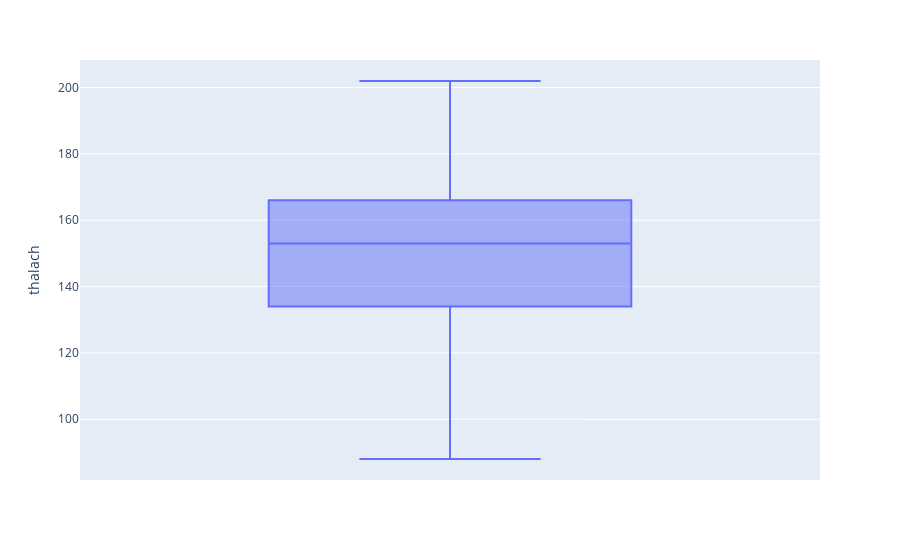

The code cell stored with this chart in its notebook:
### Code cell
fig = px.box(subset, y='thalach', )
fig.show()

### Figure 1 — Plotly figure (JSON) as saved in the notebook; plotly's stock layout.template omitted (floating-point values rounded to 4 significant figures; data arrays with more than 128 entries replaced by an {"elided": "..."} marker saying what was removed)
{"data": [{"alignmentgroup": "True", "hovertemplate": "thalach=%{y}<extra></extra>", "legendgroup": "", "marker": {"color": "#636efa"}, "name": "", "notched": false, "offsetgroup": "", "orientation": "v", "showlegend": false, "type": "box", "x0": " ", "xaxis": "x", "y": {"elided": "302 int values"}, "y0": " ", "yaxis": "y"}], "layout": {"boxmode": "group", "legend": {"tracegroupgap": 0}, "margin": {"t": 60}, "xaxis": {"anchor": "y", "domain": [0, 1]}, "yaxis": {"anchor": "x", "domain": [0, 1], "title": {"text": "thalach"}}}}
